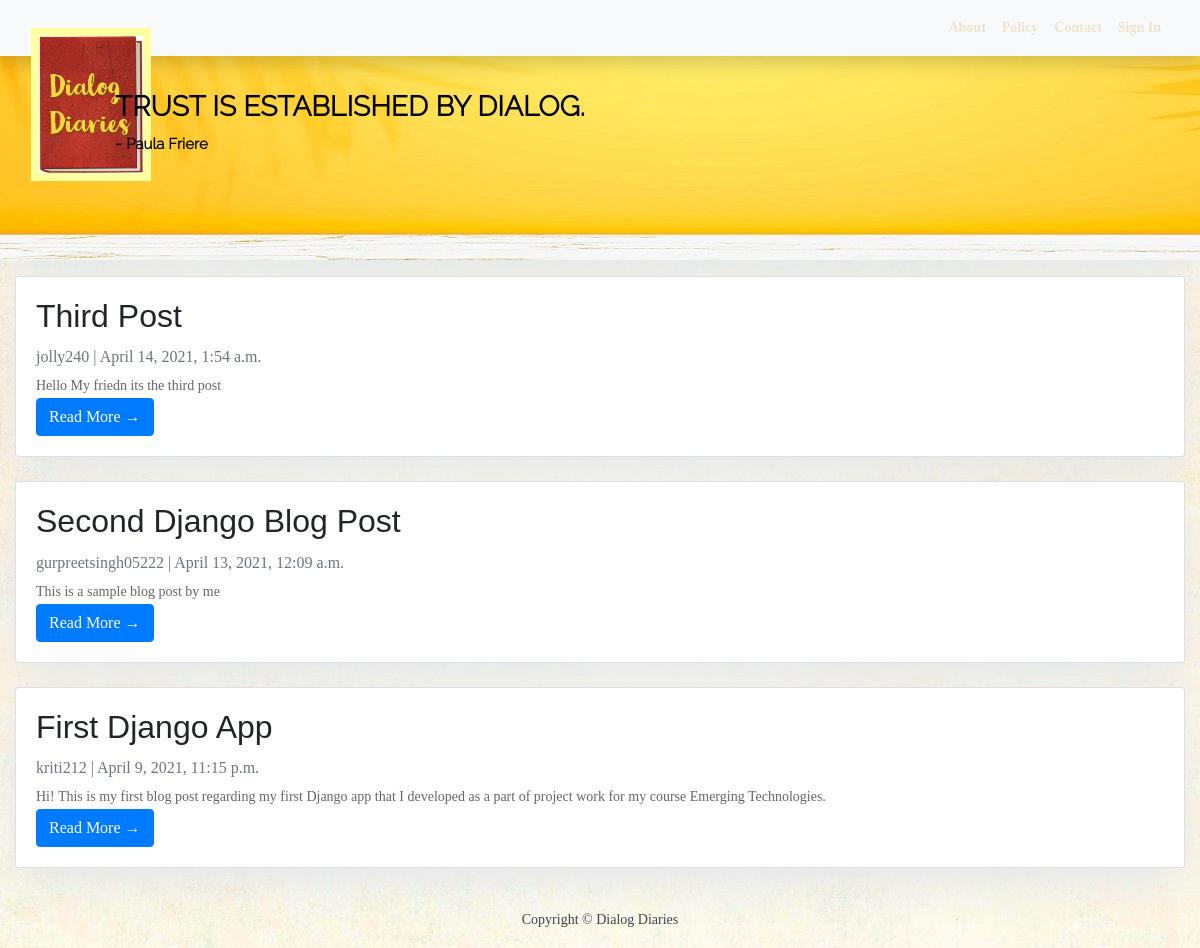
The app's page /, older data.
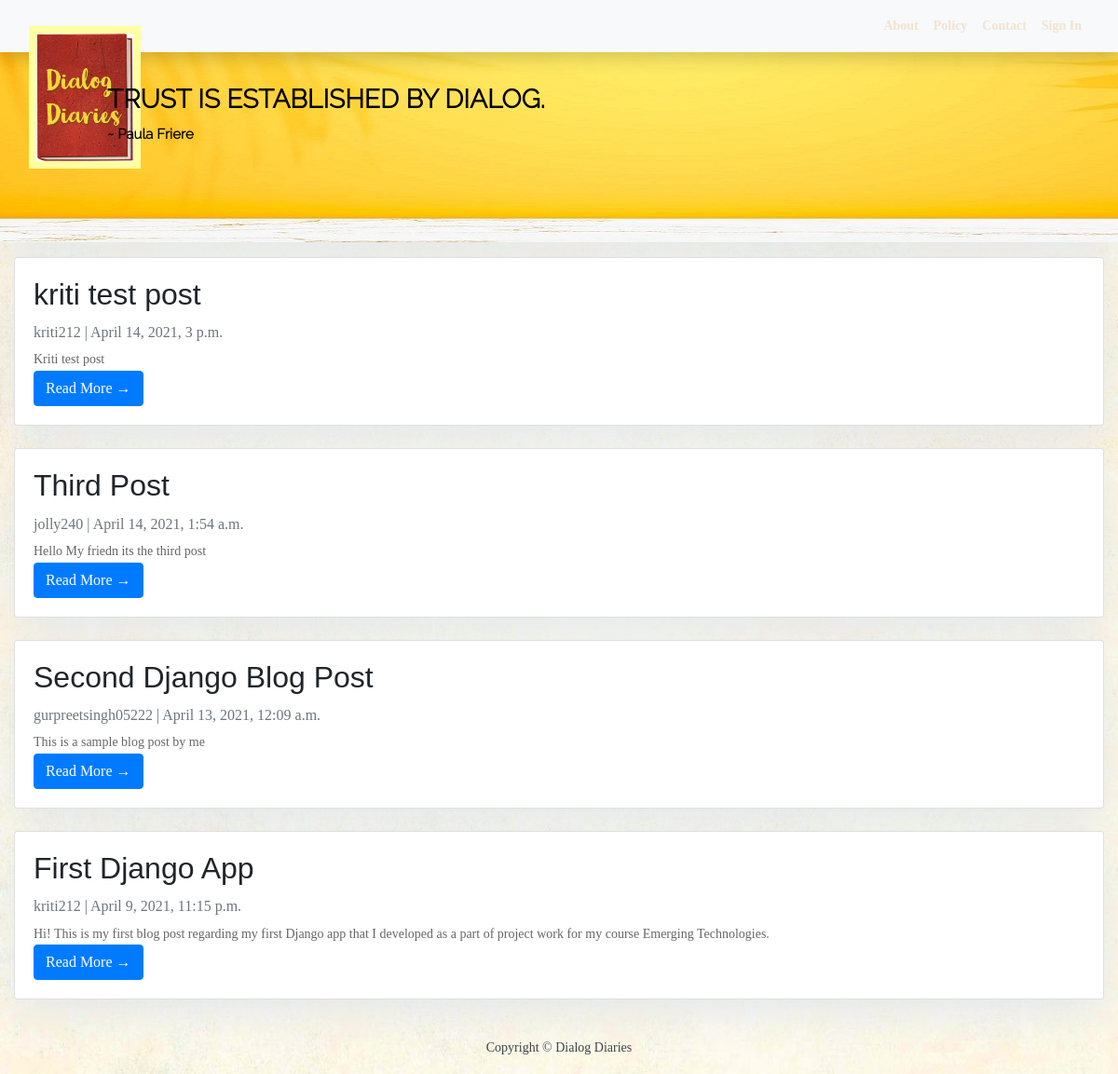
The same page, newer data.
### blog/models.py (models this page shows, shortened)
class Post(models.Model):
    title = models.CharField(max_length=200, unique=True)
    slug = models.SlugField(max_length=200, unique=True)
    author = models.ForeignKey('auth.User', on_delete=models.CASCADE)
    updated_on = models.DateTimeField(auto_now=True)
    content = models.TextField()
    created_on = models.DateTimeField(auto_now_add=True)
    class Meta:
        ordering = ['-created_on']

### blog/views.py (the view)
# urls.py: path('', views.GetAllPosts.as_view(), name='home'),
class GetAllPosts(generic.ListView):
    queryset = Post.objects.order_by('-created_on')
    template_name = 'index.html'

### templates/index.html (shortened to what this page needs)
{% extends "base.html" %}
{% block content %}
<header class="masthead">
    <div class="container">
        <div class="row">
            <div class=" col-md-8 col-md-10 mx-auto">
                <div class="site-heading" >
                    <h3 class=" site-heading my-4 mt-3 text-white"> TRUST IS ESTABLISHED BY DIALOG. <br>
                        <span class="site-sub-heading">~ Paula Friere </span>
                    </h3>
                </div>
            </div>
        </div>
    </div>
</header>
<div class="container">
    <div class="row">
        <div class="col-md-12 mt-3 left">
            {% for post in post_list %}
            <div class="card mb-4">
                <div class="card-body">
                    <h2 class="card-title">{{ post.title }}</h2>
                    <p class="card-text text-muted h6">{{ post.author }} | {{ post.created_on}} </p>
                    <p class="card-text">{{post.content|slice:":200" }}</p>
                    <a href="{% url 'post_detail' post.slug  %}" class="btn btn-primary">Read More &rarr;</a>
                </div>
            </div>
            {% endfor %}
        </div>
    </div>
</div>
{%endblock%}

Row changes from the older to the newer data that the page shows:
added Post: title "kriti test post", author "kriti212", created_on "April 14, 2021, 3 p.m.", content "Kriti test post"
